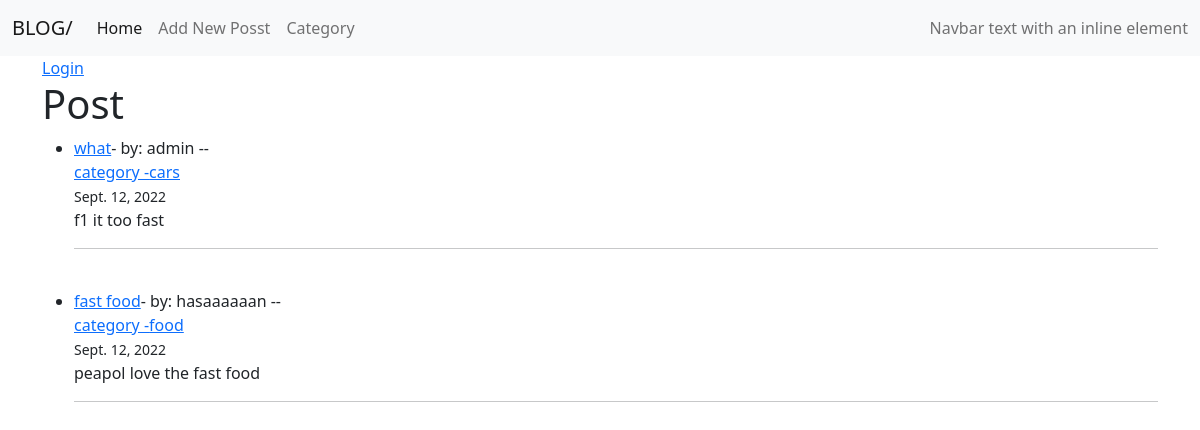
The app's page /, older data.
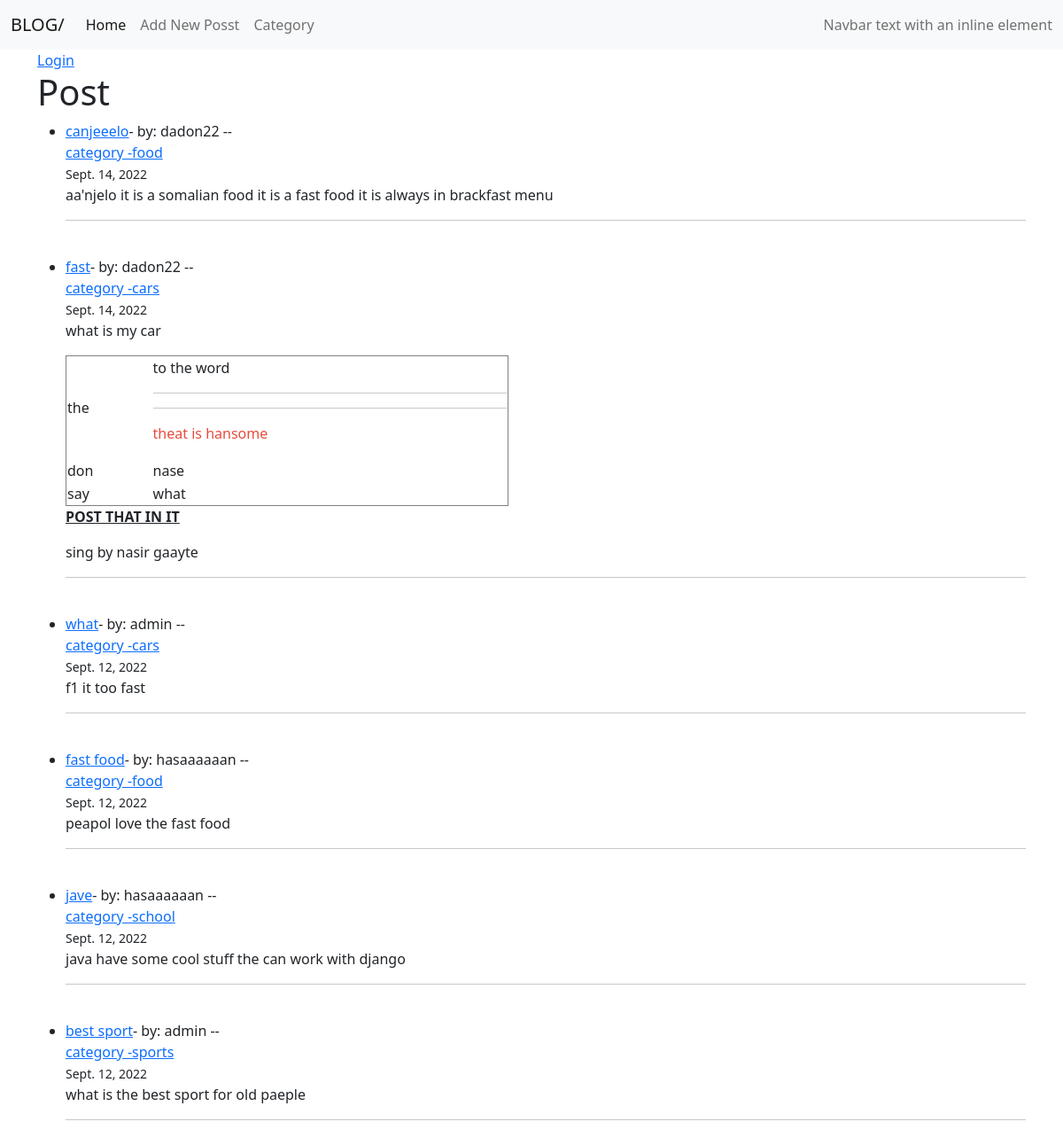
The same page, newer data.
### theblog/models.py (models this page shows, shortened)
class Post (models.Model):
    title = models.CharField(max_length=255)
    header_image = models.ImageField(null=True,blank=True, upload_to="images/")
    title_tag = models.CharField(max_length=255, default='The Top')
    author = models.ForeignKey(User, on_delete=models.CASCADE)
    body = RichTextField(blank=True,null=True)
    post_date = models.DateField(auto_now_add=True)
    category = models.ForeignKey(Category, max_length=25,on_delete=models.CASCADE)
    likes = models.ManyToManyField(User, related_name='blog_posts')

class Category(models.Model):
    name = models.CharField(max_length=255)
    def __str__(self):
        return self.name

### theblog/views.py (the view)
# urls.py: path('',views.HomeView.as_view(),name='home'),
class HomeView(ListView):
    model = Post
    template_name = 'theblog/home.html'
    ordering = ['-post_date']

### theblog/templates/theblog/home.html (shortened to what this page needs)
<!DOCTYPE html>
{% load static %}
<html lang="en">
<head>
    <link rel="stylesheet" href="{% static 'css/bootstrap.css' %}">
</head>
<body>
    <nav class="navbar navbar-expand-lg bg-light">
        <div class="container-fluid">
          <a class="navbar-brand" href="{% url 'home' %}">BLOG/ {{post.author}}</a>
          <div class="collapse navbar-collapse" id="navbarText">
            <ul class="navbar-nav me-auto mb-2 mb-lg-0">
              <li class="nav-item">
                <a class="nav-link active" aria-current="page" href="{% url 'home' %}">Home</a>
              </li>
              <li class="nav-item">
                <a class="nav-link" href="{% url 'add_post' %}">Add New Posst</a>
              </li>
              <li class="nav-item">
                <a class="nav-link" href="#">Category</a>
              </li>
            </ul>
            <span class="navbar-text">
              Navbar text with an inline element
            </span>
          </div>
        </div>
      </nav>
    <section>
        <div class="container">
          <div>
            {% if user.is_authenticated %}
            <a href="#">Wellcome--{{user.username}}</a>
            <a href="{% url 'logout' %}">Logout</a>
            <a href="{% url 'edit_profile' %}">Edit Profile</a>
            {% else %}
            <a href="{% url 'login' %}">Login</a>
            {% endif %}
     </section>
    {% block content %}
    <div class="container">
      <h1>Post</h1>
      <ul>
          {% for post in object_list%}
           <li>
              <a href="{% url 'deteil' post.pk %}">{{post.title}}</a>- by: {{post.author}} --
                <br>
                <a href="{% url 'detail_category' post.id %}">category -{{post.category}}</a><br>
              <small> {{post.post_date}}</small>
              <br>
              {{post.body|safe}}
              </li><hr><br>
          {% endfor %}
       </ul>
  </div>
        {% endblock content %}
</body>
</html>

Row changes from the older to the newer data that the page shows:
added Post: title "canjeeelo", author "dadon22", category "food", post_date "Sept. 14, 2022", body "aa'njelo it is a somalian food it is a fast food it is always in brackfast menu"
added Post: title "fast", author "dadon22", category "cars", post_date "Sept. 14, 2022", body "what is my car the to the word theat is hansome don nase say what POST THAT IN IT sing by nasir gaayte"
added Post: title "jave", author "hasaaaaaan", category "school", post_date "Sept. 12, 2022", body "java have some cool stuff the can work with django"
added Post: title "best sport", author "admin", category "sports", post_date "Sept. 12, 2022", body "what is the best sport for old paeple"
